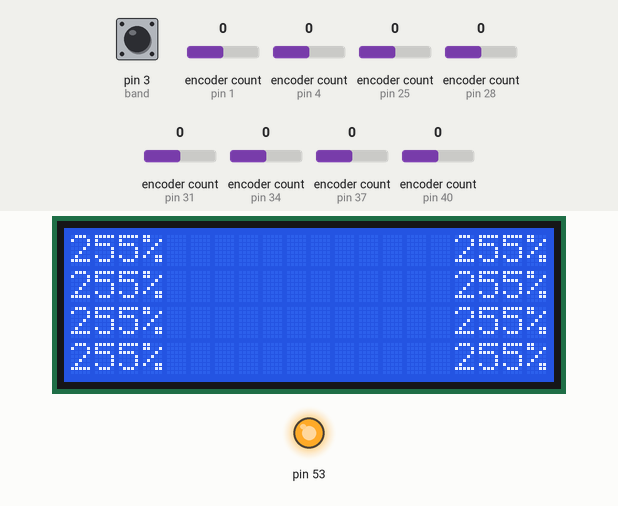
Simulated run of this sketch. Board: Arduino Mega 2560, built with avr-gcc and run on an emulated ATmega2560. Shown: 20×4 character LCD, output pins drawn as LEDs (lit = HIGH). The test bench sets the inputs (shaded band); at power-on: encoder count (sensors on pin 1, pin 4, pin 25, pin 28, pin 31, pin 34, pin 37, pin 40) 0, pin 3 (band) HIGH. Pins used as bus, display or sensor lines are not drawn.

Above: at 4.6 s.
4.7 s: encoder count (sensor on pin 1) set to -1
At 6.0 s:
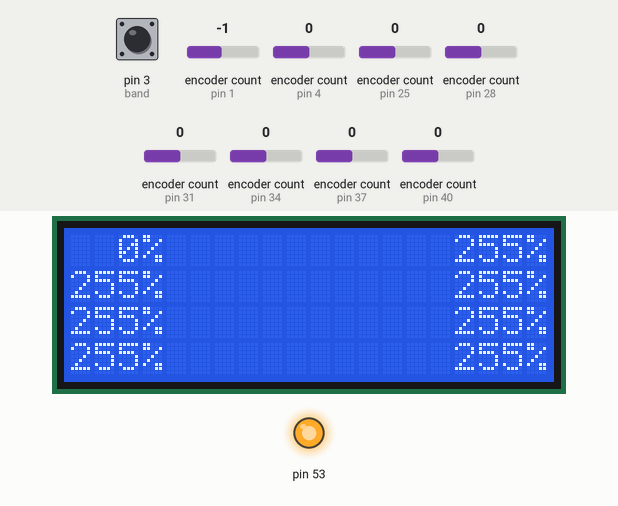
6.3 s: encoder count (sensor on pin 4) set to -1
At 7.4 s:
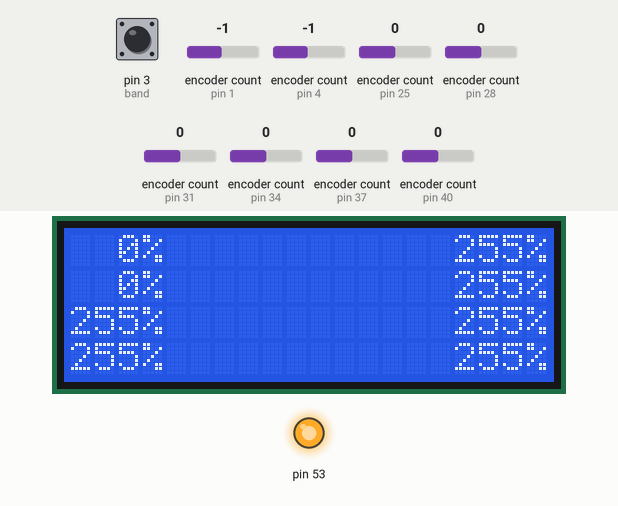
7.9 s: encoder count (sensor on pin 25) set to -1
At 8.6 s:
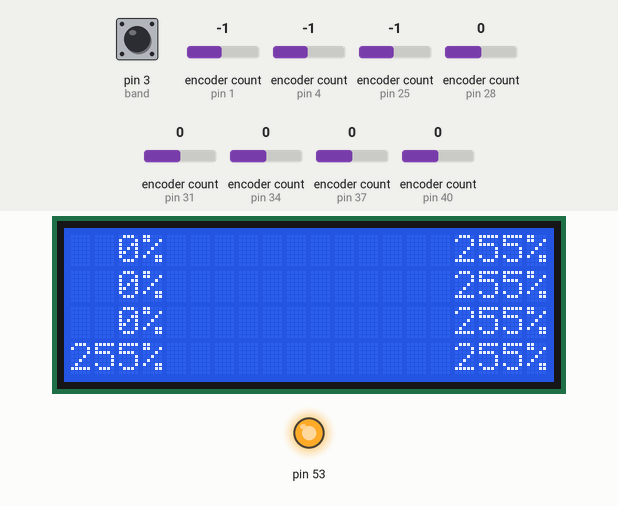
9.5 s: encoder count (sensor on pin 28) set to -1
At 10.8 s:
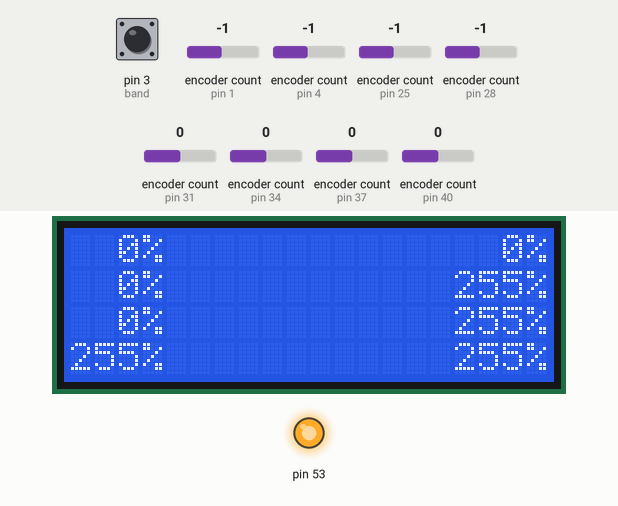
11.1 s: encoder count (sensor on pin 31) set to -1
At 12.2 s:
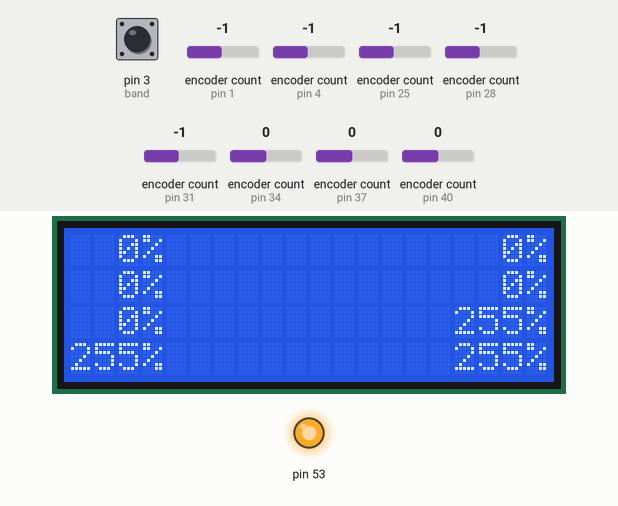
12.7 s: encoder count (sensor on pin 34) set to -1
At 13.4 s:
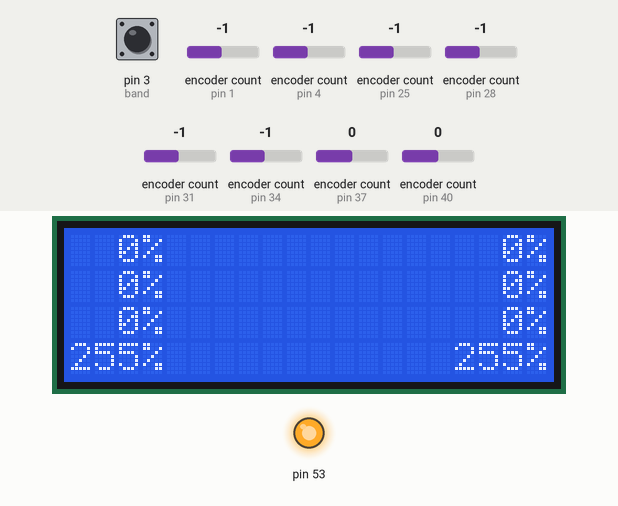
Timing chart, 0 to 15.3 s (numbered marks = the images above; inputs shaded):
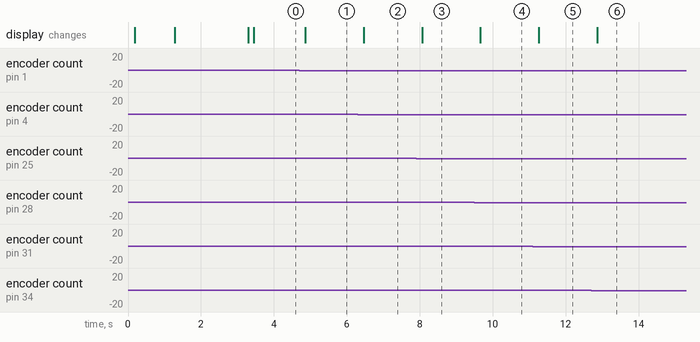

The sketch:

PotFullEncWLCD.ino
```cpp
// include the SPI library:
#include <SPI.h>
#include <Encoder.h>
#include <EEPROM.h>
#include <LiquidCrystal_I2C.h>
#include <Wire.h>

// set chip select pins the digital pots:
const int CSPin00 = 10;
const int CSPin01 = 9;
const int CSPin02 = 8;
const int CSPin03 = 7;
const int CSPin04 = 6;

//important SPI addresses for digipot
const int wiper0WAddr = B00000000;
const int wiper1WAddr = B00010000;
const int wiper0RAddr = B00001100;
const int wiper1RAddr = B00011100;

/* Tcon is wired to VCC on PCB, so these are not used
const int tconWAddr = B01000000;
const int tcon_0off_1on = B11110000;
const int tcon_0on_1off = B00001111;
const int tcon_0off_1off = B00000000;
const int tcon_0on_1on = B11111111;*/

//initialize LCD screen
LiquidCrystal_I2C lcd(0x27,20,4);

//initialize encoder objects
Encoder knobHi(1,2);
Encoder knobBand(4, 5);
Encoder knobLo(25,26);
Encoder knobResonant(28,29);
Encoder knobFeedback(31,32);
Encoder knobDistGain(34,35);
Encoder knobDistClip(37,38);
Encoder knobVol(40,41);

//volatiles for ISRs -- EEPROM and all encoder buttons
volatile bool writeVals = false;
volatile bool hiReset = false; // triggered by pin 0
volatile bool bandReset = false; // triggered by pin 3
volatile bool loReset = false; // triggered by pin 24
volatile bool resReset = false; // triggered by pin 27
volatile bool feedbackReset = false; // triggered by pin 30
volatile bool distGainReset = false; // triggered by pin 33
volatile bool distClipReset = false; // triggered by pin 36
volatile bool volReset = false; // triggered by pin 39

//declare encoder vars: for storing the EEPROM values, the position, new readings, and to send to LCD
int savedPosHi, savedPosBand, savedPosLo, savedPosResonant, savedPosFeedback, savedPosDistGain, savedPosDistClip, savedPosVol;
int positionHi, positionBand, positionLo, positionResonant, positionFeedback, positionDistGain, positionDistClip, positionVol;
int newHi, newBand, newLo, newResonant, newFeedback, newDistGain, newDistClip, newVol;
int dispHi, dispBand, dispLo, dispResonant, dispFeedback, dispDistGain, dispDistClip, dispVol;


void setup() {
  // set the CS pins as outputs:
  pinMode (CSPin00, OUTPUT);
  pinMode (CSPin01, OUTPUT);
  pinMode (CSPin02, OUTPUT);
  pinMode (CSPin03, OUTPUT);
  pinMode (CSPin04, OUTPUT);

  //set buttons and encoder pin 3s as inputs
  pinMode(15, INPUT_PULLUP);
  pinMode(0, INPUT_PULLUP); //hi
  pinMode(3, INPUT_PULLUP); //band
  pinMode(24, INPUT_PULLUP); //lo
  pinMode(27, INPUT_PULLUP); //resonant
  pinMode(30, INPUT_PULLUP); //feedback
  pinMode(33, INPUT_PULLUP); //dist gain
  pinMode(36, INPUT_PULLUP); //dist clip
  pinMode(39, INPUT_PULLUP); //vol

  //set up ISRs for buttons and encoders:
  attachInterrupt(digitalPinToInterrupt(15), writeToEEPROM, FALLING);
  attachInterrupt(digitalPinToInterrupt(0), defaultHi, FALLING);
  attachInterrupt(digitalPinToInterrupt(3), defaultBand, FALLING);
  attachInterrupt(digitalPinToInterrupt(24), defaultLo, FALLING);
  attachInterrupt(digitalPinToInterrupt(27), defaultRes, FALLING);
  attachInterrupt(digitalPinToInterrupt(30), defaultFeedback, FALLING);
  attachInterrupt(digitalPinToInterrupt(33), defaultDistGain, FALLING);
  attachInterrupt(digitalPinToInterrupt(36), defaultDistClip, FALLING);
  attachInterrupt(digitalPinToInterrupt(39), defaultVol, FALLING);

// initialize SPI:
  SPI.begin();

  // initialize the lcd  & print greeting
  lcd.init();
  lcd.backlight();
  lcd.setCursor(0,0);
  lcd.print("                    ");
  lcd.setCursor(0,0);
  lcd.print(" Web-controlled amp");
  lcd.setCursor(0,1);
  lcd.print("                    ");
  lcd.setCursor(0,1);
  lcd.print("         by         ");
  lcd.setCursor(0,2);
  lcd.print("                    ");
  lcd.setCursor(0,2);
  lcd.print("      samevici      ");
  delay(1000);

  //load values from EEPROM
  positionHi = EEPROM.read(1000);
  positionBand = EEPROM.read(1001);
  positionLo = EEPROM.read(1002);
  positionResonant = EEPROM.read(1003);
  positionFeedback = EEPROM.read(1004);
  positionDistGain = EEPROM.read(1005);
  positionDistClip = EEPROM.read(1006);
  positionVol = EEPROM.read(1007);

  dispHi = positionHi;
  dispBand = positionBand;
  dispLo = positionLo;
  dispResonant = positionResonant;
  dispFeedback =  positionFeedback;
  dispDistGain = positionDistGain;
  dispDistClip =  positionDistClip;
  dispVol = positionVol;

  //write saved values to encoder objects
  knobHi.write(positionHi);
  knobBand.write(positionBand);
  knobLo.write(positionLo);
  knobResonant.write(positionResonant);
  knobFeedback.write(positionFeedback);
  knobDistGain.write(positionDistGain);
  knobDistClip.write(positionDistClip);
  knobVol.write(positionVol);

  //clear screen
  lcd.setCursor(0,0);
  lcd.print("                    ");
  lcd.setCursor(0,1);
  lcd.print("                    ");
  lcd.setCursor(0,2);
  lcd.print("                    ");
  lcd.setCursor(0,3);
  lcd.print("                    ");

  //and display loaded values
  lcd.setCursor(0,0);
  lcd.print("loading values...");
  delay(2000);

  lcdLayout(dispHi, dispBand, dispLo, dispVol, dispResonant, dispFeedback, dispDistGain, dispDistClip);

}

void loop() {

  //get values from encoder
  newHi = knobHi.read();
  newBand = knobBand.read();
  newLo = knobLo.read();
  newResonant = knobResonant.read();
  newFeedback = knobFeedback.read();
  newDistGain = knobDistGain.read();
  newDistClip = knobDistClip.read();
  newVol = knobVol.read();

  //check for position change
  changeEncoder(&positionHi, &newHi, 0, 100, &knobHi);
  changeEncoder(&positionBand, &newBand, 0, 100, &knobBand);
  changeEncoder(&positionLo, &newLo, 0, 100, &knobLo);
  changeEncoder(&positionResonant, &newResonant, 0, 255, &knobResonant);
  changeEncoder(&positionFeedback, &newFeedback, 0, 255, &knobFeedback);
  changeEncoder(&positionDistGain, &newDistGain, 0, 255, &knobDistGain);
  changeEncoder(&positionDistClip, &newDistClip, 0, 255, &knobDistClip);
  changeEncoder(&positionVol, &newVol, 0, 255, &knobVol);

  //change potentiometer settings and return the the byte read from potentiometer
  changePot(&newHi, &positionHi, &dispHi, 100, CSPin02, wiper0WAddr, wiper0RAddr);
  changePot(&newBand, &positionBand, &dispBand, 100, CSPin01, wiper0WAddr, wiper0RAddr);
  changePot(&newLo, &positionLo, &dispLo, 100, CSPin02, wiper1WAddr, wiper1RAddr);
  changePot(&newResonant, &positionResonant, &dispResonant,  255, CSPin00, wiper0WAddr, wiper0RAddr);
  changePot(&newFeedback, &positionFeedback, &dispFeedback, 255, CSPin01, wiper1WAddr, wiper1RAddr);
  changePot(&newDistGain, &positionDistGain, &dispDistGain,  255, CSPin03, wiper0WAddr, wiper0RAddr);
  changePot(&newDistClip, &positionDistClip, &dispDistClip, 255, CSPin03, wiper1WAddr, wiper1RAddr);
  changePot(&newVol, &positionVol, &dispVol, 255, CSPin04, wiper1WAddr, wiper1RAddr);

  //display byte from pot (converted to %)
  //lcdLayout(dispHi*100/255, dispBand*100/255, dispLo*100/255, dispVol*100/255, dispResonant*100/255, dispFeedback*100/255, dispDistGain*100/255, dispDistClip*100/255);


  //Reset encoders to defaults if pressed
  if (hiReset)
  {
    knobHi.write(50);
    positionHi=50;
    hiReset = false;
  }

  if (bandReset)
  {
    knobBand.write(50);
    positionBand=50;
    bandReset = false;
  }

  if (loReset)
  {
    knobLo.write(50);
    positionLo=50;
    loReset = false;
  }

  if (resReset)
  {
    knobResonant.write(128);
    positionResonant=50;
    resReset = false;
  }

  if (feedbackReset)
  {
    knobFeedback.write(128);
    positionFeedback=50;
    feedbackReset = false;
  }

  if (distGainReset)
  {
    knobDistGain.write(128);
    positionDistGain=50;
    distGainReset = false;
  }

 if (distClipReset)
  {
    knobDistClip.write(128);
    positionDistClip=50;
    distClipReset = false;
  }

  if (volReset)
  {
    knobVol.write(128);
    positionVol=50;
    volReset = false;
  }

//save encoder positions to EEPROM if button is pressed
 if (writeVals==true)
  {
    //print message and write values to EEPROM
    lcd.clear();
    lcd.setCursor(0,0);
    lcd.print("Saved values:");
    EEPROM.write(1000, positionHi);
    EEPROM.write(1001, positionBand);
    EEPROM.write(1002, positionLo);
    EEPROM.write(1003, positionResonant);
    EEPROM.write(1004, positionFeedback);
    EEPROM.write(1005, positionDistGain);
    EEPROM.write(1006, positionDistClip);
    EEPROM.write(1007, positionVol);

    delay(1000);

    //read back what was written to confirm
    savedPosHi=EEPROM.read(1000);
    savedPosBand =EEPROM.read(1001);
    savedPosLo =EEPROM.read(1002);
    savedPosResonant =EEPROM.read(1003);
    savedPosFeedback=EEPROM.read(1004);
    savedPosDistGain=EEPROM.read(1005);
    savedPosDistClip =EEPROM.read(1006);
    savedPosVol=EEPROM.read(1007);


    //display saved values
    lcdLayout(savedPosHi, savedPosBand, savedPosLo,  savedPosVol*100/255, savedPosResonant*100/255, savedPosFeedback*100/255, savedPosDistGain*100/255, savedPosDistClip*100/255);

    delay(2000);

    //go back to displaying the current settings
     lcd.clear();
    lcd.setCursor(0,0);
    lcd.print("Current values:");
    delay(1000);

    lcdLayout(dispHi, dispBand, dispLo, dispVol*100/255, dispResonant*100/255, dispFeedback*100/255, dispDistGain*100/255, dispDistClip*100/255);
   //and make sure we don't come back here unless we press the button again
    writeVals=false;
  }
}


//gets new value from encoder
void changeEncoder(int *positionEnc, int *newVal, int lowLim, int hiLim, Encoder* ptr)
{
  //get current pot value
  *newVal = ptr->read();

  //set limits to new value to prevent overflows
   if (*newVal>hiLim)
    {*newVal=hiLim;
    *positionEnc = *newVal;
    ptr->write(hiLim);}

    if (*newVal<lowLim)
    {*newVal=lowLim;
    *positionEnc = *newVal;
    ptr->write(lowLim);}

}

//this sends encoder values to digital potentiometers
void changePot(int *newVal, int *positionEnc, int *display, int convertStep, int CSpin, int writeAddr, int readAddr)
{
  int convertRes=0;

  //id the position of the encoder changed
  if (*newVal != *positionEnc )
  {
    //convert new value to a 255 step scale
    convertRes = 255* (*newVal)/convertStep;

    //and update the position of the pot
    *positionEnc = *newVal;

    //write to pot
    digitalPotWrite(CSpin, writeAddr, convertRes);

    //for the case of the resonant filter, which uses CSpin 10, write the same value to BOTH wipers!
    if (CSpin == 10)
     {
      digitalPotWrite(CSpin, wiper1WAddr, convertRes);
     }

    //read the value that was just written -- will be used on lcd
    *display = digitalPotRead(CSpin, readAddr) ;
    *display = *display *convertStep/255;
    lcdLayout(dispHi, dispBand, dispLo, dispVol, dispResonant, dispFeedback, dispDistGain, dispDistClip);
   // return reading;

  }

  //don't want to keep reading from pot at every loop, assume previous position was valid
  //return 255*(*newVal)/convertStep;

}

// This function takes care of sending SPI data to the pot.
void digitalPotWrite(int CSpin, int address, int value) {
  // take the SS pin low to select the chip:
  digitalWrite(CSpin,LOW);
  //  send in the address and value via SPI:
  SPI.transfer(address);
  SPI.transfer(value);
  // take the SS pin high to de-select the chip:
  digitalWrite(CSpin,HIGH);
}

// This function takes care of reading SPI data from the pot.
int digitalPotRead(int CSpin, int address) {
  // take the SS pin low to select the chip:
  digitalWrite(CSpin,LOW);
  //  send in the address and value via SPI:
  SPI.transfer(address);
  int value = SPI.transfer(0);

  // take the SS pin high to de-select the chip:
  digitalWrite(CSpin,HIGH);
  return value;
}

//simplifying lcd printing:
void lcdLayout(int val1, int val2, int val3, int val4, int val5, int val6, int val7, int val8)
{
  lcd.setCursor(0,0);
  lcd.print("                    ");
  lcd.setCursor(0,1);
  lcd.print("                    ");
   lcd.setCursor(0,2);
  lcd.print("                    ");
   lcd.setCursor(0,3);
  lcd.print("                    ");

  /******LINE 1******/
  lcd.setCursor(0,0);
  if (val1<10)
  {
   lcd.print("  ");
   lcd.print(val1);
   }
  else if (val1>10 && val1<100)
  {
   lcd.print(" ");
   lcd.print(val1);
  }
  else
  {
   lcd.print(val1);
  }
  lcd.print("%            ");

  if (val5<10)
  {
   lcd.print("  ");
   lcd.print(val5);
   }
  else if (val5>10 && val5<100)
  {
   lcd.print(" ");
   lcd.print(val5);
  }
  else
  {
   lcd.print(val5);
  }
  lcd.print("%");

 /*****LINE2*****/
  lcd.setCursor(0,1);
  if (val2<10)
  {
   lcd.print("  ");
   lcd.print(val2);
   }
  else if (val2>10 && val2<100)
  {
   lcd.print(" ");
   lcd.print(val2);
  }
  else
  {
   lcd.print(val2);
  }
  lcd.print("%            ");

  if (val6<10)
  {
   lcd.print("  ");
   lcd.print(val6);
   }
  else if (val6>10 && val6<100)
  {
   lcd.print(" ");
   lcd.print(val6);
  }
  else
  {
   lcd.print(val6);
  }
  lcd.print("%");

  /******LINE 3******/
  lcd.setCursor(0,2);
  if (val3<10)
  {
   lcd.print("  ");
   lcd.print(val3);
   }
  else if (val3>10 && val3<100)
  {
   lcd.print(" ");
   lcd.print(val3);
  }
  else
  {
   lcd.print(val3);
  }
  lcd.print("%            ");

  if (val7<10)
  {
   lcd.print("  ");
   lcd.print(val7);
   }
  else if (val7>10 && val7<100)
  {
   lcd.print(" ");
   lcd.print(val7);
  }
  else
  {
   lcd.print(val7);
  }
  lcd.print("%");

  /******LINE 4******/
  lcd.setCursor(0,3);
  if (val4<10)
  {
   lcd.print("  ");
   lcd.print(val4);
   }
  else if (val4>10 && val4<100)
  {
   lcd.print(" ");
   lcd.print(val4);
  }
  else
  {
   lcd.print(val4);
  }
  lcd.print("%            ");

  if (val8<10)
  {
   lcd.print("  ");
   lcd.print(val8);
   }
  else if (val8>10 && val8<100)
  {
   lcd.print(" ");
   lcd.print(val8);
  }
  else
  {
   lcd.print(val8);
  }
  lcd.print("%");

}


//ISRs -- self explanatory function names
void writeToEEPROM()
{
  writeVals = true;
}

void defaultHi()
{
  hiReset = true;
}

void defaultBand()
{
 bandReset = true;
}

void defaultLo()
{
 loReset = true;
}

void defaultRes()
{
  resReset = true;
}

void defaultFeedback()
{
  feedbackReset = true;
}

void defaultDistGain()
{
  distGainReset = true;
}

void defaultDistClip()
{
  distClipReset = true;
}

void defaultVol()
{
  volReset = true;
}
```

Measured:
- after the input at 4.7 s, the display: changes after 0.16 s (image 1)
- after the input at 6.3 s, the display: changes after 0.16 s (image 2)
- after the input at 7.9 s, the display: changes after 0.16 s (image 3)
- after the input at 9.5 s, the display: changes after 0.16 s (image 4)
- after the input at 11.1 s, the display: changes after 0.16 s (image 5)
- after the input at 12.7 s, the display: changes after 0.16 s (image 6)
